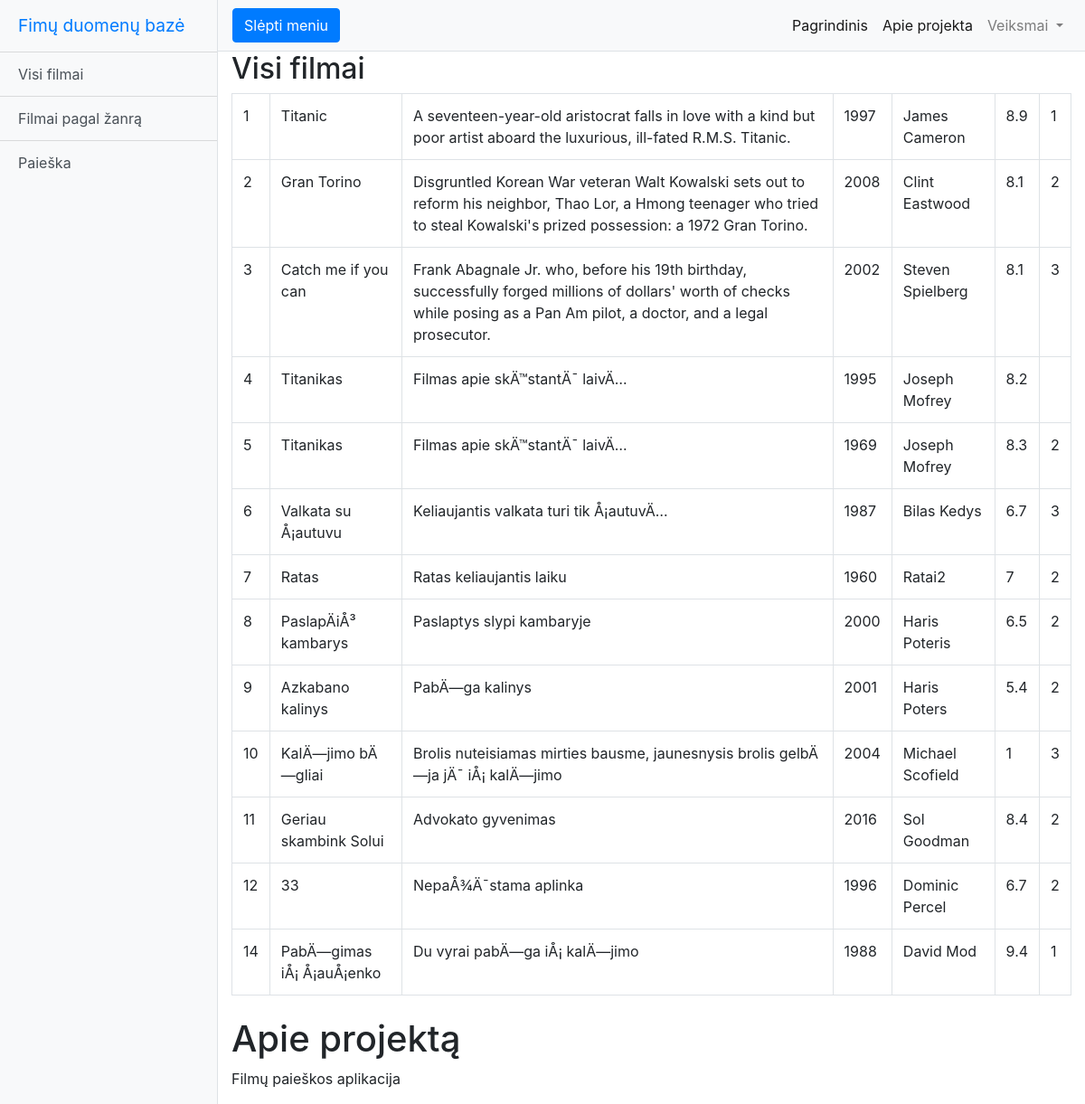
Page /?page=visi on the committed database.
### tables this page shows
CREATE TABLE `filmai` (
  `id` int(11) NOT NULL,
  `pavadinimas` varchar(45) DEFAULT NULL,
  `aprasymas` varchar(200) DEFAULT NULL,
  `metai` varchar(45) DEFAULT NULL,
  `rezisierius` varchar(45) DEFAULT NULL,
  `imdb` varchar(45) DEFAULT NULL,
  `zanrai_id` varchar(45) DEFAULT NULL
);

### index.php (called while the page is built, shortened)
<?php
require 'config/config.php';
require "config/nav.php";
require "templates/index.view.php";
require_once "templates/index.view.php";
?>

### config/config.php (called while the page is built, shortened)
<?php
$siteName = "Fimų duomenų bazė";

### config/nav.php (called while the page is built)
<?php
$navigation = [
    'leftside' => [
        'visi' => "Visi filmai",
        'zanrai' => "Filmai pagal žanrą",
        'paieska' => "Paieška",
    ],
    'actions' => [
        '/' => "Pagrindinis",
        'apie' => "Apie projekta",
        'Dropdown' => [
            'valdymasf' => "Filmu valdymas",
            'valdymasz' => "Žanru valdymas",
        ]
    ]
];

### templates/pages/all-movies-page.php (the view)
<h2>Visi filmai</h2>
<?php
$dsn= "mysql:host=$host; dbname=$db";
try{
    $conn = new PDO($dsn, $username, $password);
    if($conn){
        $stmt = $conn->query("SELECT * FROM filmai");
        $filmai = $stmt->fetchAll();
    }
}catch (PDOException $e){
    echo $e->getMessage();
}?>
<table class="table table-bordered">
    <tr>
        <?php
        foreach($filmai as $filmas):?>
        <tr>
            <td><?=$filmas['id'];?></td>
            <td><?=$filmas['pavadinimas'];?></td>
            <td><?=$filmas['aprasymas'];?></td>
            <td><?=$filmas['metai'];?></td>
            <td><?=$filmas['rezisierius'];?></td>
            <td><?=$filmas['imdb'];?></td>
            <td><?=$filmas['zanrai_id'];?></td>
        </tr>
    <?php endforeach; ?>
    </tr>
</table>

### templates/index.view.php (shortened to what this page needs)
<!DOCTYPE html>
<html lang="en">
<head>
    <link href="templates/css/bootstrap.min.css" rel="stylesheet">
    <link href="templates/css/simple-sidebar.css" rel="stylesheet">
    <link href="templates/css/style.css" rel="stylesheet">
</head>
<body>
<div class="d-flex" id="wrapper">
    <?php include"_partials/header.view.php"?>
    <div id="page-content-wrapper">
        <?php include"_partials/nav.view.php"?>
        <main class="container-fluid">
            <?php
                require($_SERVER['DOCUMENT_ROOT'].'/Vytautas/php_filmai/config/routs.php');
                ?>
        </main>
        <div class="container-fluid">
            <h1 class="mt-4">Apie projektą</h1>
            <p>Filmų paieškos aplikacija</p>
        </div>
    </div>
</div>
</body>
</html>

### templates/_partials/header.view.php
<div class="bg-light border-right" id="sidebar-wrapper">
    <div class="sidebar-heading"><?=$siteName; ?> </div>
    <div class="list-group list-group-flush">
        <?php foreach ($navigation as $sritis => $pavadinimas): ?>
            <?php if ($sritis == 'leftside') :?>
                <?php foreach ($pavadinimas as $title => $href ) :?>
                    <a href="?page=<?=$title ; ?>" class="list-group-item list-group-item-action bg-light"> <?= $href; ?></a>
                <?php endforeach; ?>
            <?php endif; ?>
        <?php endforeach; ?>
    </div>
</div>

### templates/_partials/nav.view.php (shortened to what this page needs)
<div id="page-content-wrapper">
    <nav class="navbar navbar-expand-lg navbar-light bg-light border-bottom">
        <button class="btn btn-primary" id="menu-toggle">Slėpti meniu</button>
        <div class="collapse navbar-collapse" id="navbarSupportedContent">
            <ul class="navbar-nav ml-auto mt-2 mt-lg-0">
                <?php foreach ($navigation['actions'] as $href => $title): ?>
                    <?php if ($href != 'Dropdown') : ?>
                        <li class="nav-item active">
                            <a class="nav-link" href="?page=<?= $href; ?>"><?= $title; ?> <span class="sr-only">(current)</span></a>
                        </li>
                    <?php else : ?>
                        <li class="nav-item dropdown">
                            <a class="nav-link dropdown-toggle" href="#" id="navbarDropdown" role="button"
                               data-toggle="dropdown" aria-haspopup="true" aria-expanded="false">
                                Veiksmai
                            </a>
                        </li>
                    <?php endif; ?>
                <?php endforeach; ?>
            </ul>
        </div>
    </nav>

### config/routs.php (shortened to what this page needs)
<?php
if (isset($_GET['page'])){
    switch (htmlspecialchars($_GET['page'])){
        case 'visi':
            include ('templates/pages/all-movies-page.php');
            break;
    }
}else{
    include ('templates/pages/main-page.php');
}

### templates/css/simple-sidebar.css (style rules this page uses)
body { overflow-x: hidden; }
#sidebar-wrapper { min-height: 100vh; margin-left: -15rem; -webkit-transition: margin .25s ease-out; -moz-transition: margin .25s ease-out; -o-transition: margin .25s ease-out; transition: margin .25s ease-out; }
#sidebar-wrapper .sidebar-heading { padding: 0.875rem 1.25rem; font-size: 1.2rem; }
#sidebar-wrapper .list-group { width: 15rem; }
#page-content-wrapper { min-width: 100vw; }
@media (min-width: 768px) { #sidebar-wrapper { margin-left: 0; } }
@media (min-width: 768px) { #page-content-wrapper { min-width: 0; width: 100%; } }

### templates/css/style.css (style rules this page uses)
.sidebar-heading { color: #007bff; }

### rows in the picture
filmai: id "1", pavadinimas "Titanic", aprasymas "A seventeen-year-old aristocrat falls in love with a kind but poor artist aboard the luxurious, ill-fated R.M.S. Titanic.", metai "1997", rezisierius "James Cameron", imdb "8.9", zanrai "1"
filmai: id "2", pavadinimas "Gran Torino", aprasymas "Disgruntled Korean War veteran Walt Kowalski sets out to reform his neighbor, Thao Lor, a Hmong teenager who tried to steal Kowalski's prized possession: a 1972 Gran Torino.", metai "2008", rezisierius "Clint Eastwood", imdb "8.1", zanrai "2"
filmai: id "3", pavadinimas "Catch me if you can", aprasymas "Frank Abagnale Jr. who, before his 19th birthday, successfully forged millions of dollars' worth of checks while posing as a Pan Am pilot, a doctor, and a legal prosecutor.", metai "2002", rezisierius "Steven Spielberg", imdb "8.1", zanrai "3"
filmai: id "4", pavadinimas "Titanikas", aprasymas "Filmas apie skÄ™stantÄ¯ laivÄ…", metai "1995", rezisierius "Joseph Mofrey", imdb "8.2"
filmai: id "5", pavadinimas "Titanikas", aprasymas "Filmas apie skÄ™stantÄ¯ laivÄ…", metai "1969", rezisierius "Joseph Mofrey", imdb "8.3", zanrai "2"
filmai: id "6", pavadinimas "Valkata su Å¡autuvu", aprasymas "Keliaujantis valkata turi tik Å¡autuvÄ…", metai "1987", rezisierius "Bilas Kedys", imdb "6.7", zanrai "3"
filmai: id "7", pavadinimas "Ratas", aprasymas "Ratas keliaujantis laiku", metai "1960", rezisierius "Ratai2", imdb "7", zanrai "2"
filmai: id "8", pavadinimas "PaslapÄiÅ³ kambarys", aprasymas "Paslaptys slypi kambaryje", metai "2000", rezisierius "Haris Poteris", imdb "6.5", zanrai "2"
filmai: id "9", pavadinimas "Azkabano kalinys", aprasymas "PabÄ—ga kalinys", metai "2001", rezisierius "Haris Poters", imdb "5.4", zanrai "2"
filmai: id "10", pavadinimas "KalÄ—jimo bÄ—gliai", aprasymas "Brolis nuteisiamas mirties bausme, jaunesnysis brolis gelbÄ—ja jÄ¯ iÅ¡ kalÄ—jimo", metai "2004", rezisierius "Michael Scofield", imdb "1", zanrai "3"
filmai: id "11", pavadinimas "Geriau skambink Solui", aprasymas "Advokato gyvenimas", metai "2016", rezisierius "Sol Goodman", imdb "8.4", zanrai "2"
filmai: id "12", pavadinimas "33", aprasymas "NepaÅ¾Ä¯stama aplinka", metai "1996", rezisierius "Dominic Percel", imdb "6.7", zanrai "2"
filmai: id "14", pavadinimas "PabÄ—gimas iÅ¡ Å¡auÅ¡enko", aprasymas "Du vyrai pabÄ—ga iÅ¡ kalÄ—jimo", metai "1988", rezisierius "David Mod", imdb "9.4", zanrai "1"

### other values in the picture
$siteName "Fimų duomenų bazė"
$href "Visi filmai"
$href "Filmai pagal žanrą"
$href "Paieška"
$title "Pagrindinis"
$title "Apie projekta"
